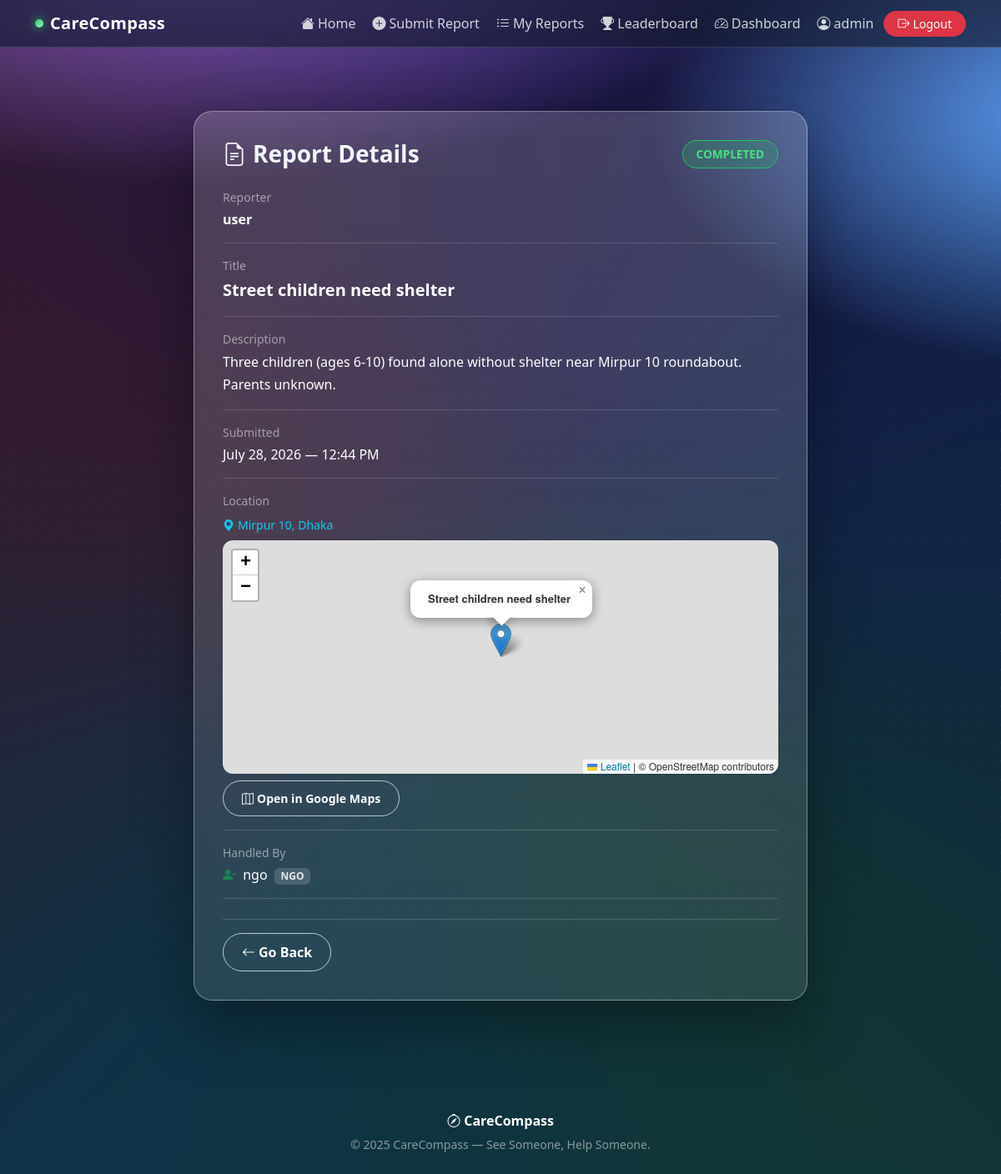
Page /report/3/ (signed in) on the committed database.
### user/models.py (models this page shows, shortened)
class CustomUser(AbstractUser):
    ROLE_CHOICES = [
        ('user', 'User'),
        ('volunteer', 'Volunteer'),
        ('ngo', 'NGO'),
    ]
    role = models.CharField(max_length=20, choices=ROLE_CHOICES, default='user')
    profile_pic = models.ImageField(upload_to='profiles/', blank=True, null=True)
    phone = models.CharField(max_length=20, blank=True)
    address = models.TextField(blank=True, null=True)
    bio = models.TextField(blank=True)
    organization_name = models.CharField(max_length=200, blank=True, null=True)
    certificate = models.FileField(upload_to='certificates/', blank=True, null=True)
    license_file = models.FileField(upload_to='licenses/', blank=True, null=True)
    skills = models.TextField(blank=True, null=True)

### report/models.py (models this page shows, shortened)
class Report(models.Model):
    REPORT_STATUS = [
        ('pending', 'Pending'),
        ('accepted', 'Accepted'),
        ('rejected', 'Rejected'),
        ('completed', 'Completed'),
    ]
    title = models.CharField(max_length=200)
    description = models.TextField()
    photo = models.ImageField(upload_to='reports/photos/', blank=True, null=True)
    video = models.FileField(upload_to='reports/videos/', blank=True, null=True)
    location = models.CharField(max_length=255, blank=True)
    latitude = models.FloatField(null=True, blank=True)
    longitude = models.FloatField(null=True, blank=True)
    status = models.CharField(max_length=20, choices=REPORT_STATUS, default='pending')
    created_by = models.ForeignKey(
        settings.AUTH_USER_MODEL,
        on_delete=models.CASCADE,
        related_name="reports"
    )
    accepted_by = models.ForeignKey(
        settings.AUTH_USER_MODEL,
        on_delete=models.SET_NULL,
        null=True, blank=True,
        related_name="accepted_reports"
    )
    proof = models.FileField(upload_to="proofs/", null=True, blank=True)
    created_at = models.DateTimeField(auto_now_add=True)

### report/views.py (the view)
# urls.py: path('<int:report_id>/', views.report_detail, name='report_detail'),
@login_required
def report_detail(request, report_id):
    report = get_object_or_404(Report, id=report_id)
    return render(request, 'report_detail.html', {'report': report})

### templates/report_detail.html (shortened to what this page needs)
{% extends "base.html" %}
{% block content %}
<section class="section-spacer">
  <div class="container" style="max-width:760px">
    <div class="auth-card">
      <div class="d-flex justify-content-between align-items-center mb-4 flex-wrap gap-2">
        <h3 class="auth-title mb-0"><i class="bi bi-file-earmark-text me-2"></i>Report Details</h3>
        <span class="status-pill
          {% if report.status == 'pending' %}badge-pending
          {% elif report.status == 'accepted' %}badge-accepted
          {% elif report.status == 'completed' %}badge-completed
          {% else %}badge-rejected{% endif %}" style="font-size:.85rem;padding:.35rem 1rem">
          {{ report.status|upper }}
        </span>
      </div>
      <div class="mb-3 pb-3" style="border-bottom:1px solid rgba(255,255,255,.15)">
        <div class="text-white-50 small mb-1">Reporter</div>
        <div class="text-white fw-semibold">{{ report.created_by.username }}</div>
      </div>
      <div class="mb-3 pb-3" style="border-bottom:1px solid rgba(255,255,255,.15)">
        <div class="text-white-50 small mb-1">Title</div>
        <div class="text-white fw-bold fs-5">{{ report.title }}</div>
      </div>
      <div class="mb-3 pb-3" style="border-bottom:1px solid rgba(255,255,255,.15)">
        <div class="text-white-50 small mb-1">Description</div>
        <div class="text-white" style="line-height:1.7">{{ report.description }}</div>
      </div>
      <div class="mb-3 pb-3" style="border-bottom:1px solid rgba(255,255,255,.15)">
        <div class="text-white-50 small mb-1">Submitted</div>
        <div class="text-white">{{ report.created_at|date:"F d, Y — h:i A" }}</div>
      </div>
      {% if report.latitude and report.longitude %}
      <div class="mb-3 pb-3" style="border-bottom:1px solid rgba(255,255,255,.15)">
        <div class="text-white-50 small mb-2">Location</div>
        {% if report.location %}
          <p class="text-info small mb-2"><i class="bi bi-geo-alt-fill me-1"></i>{{ report.location }}</p>
        {% endif %}
        <div id="detail-map" style="height:280px;border-radius:12px;" class="shadow-sm mb-2"></div>
        <a href="https://www.google.com/maps?q={{ report.latitude }},{{ report.longitude }}"
           target="_blank" class="btn btn-neo-outline btn-sm">
          <i class="bi bi-map me-1"></i>Open in Google Maps
        </a>
      </div>
      {% endif %}
      {% if report.accepted_by %}
      <div class="mb-3 pb-3" style="border-bottom:1px solid rgba(255,255,255,.15)">
        <div class="text-white-50 small mb-1">Handled By</div>
        <div class="text-white">
          <i class="bi bi-person-check-fill me-1 text-success"></i>
          {{ report.accepted_by.username }}
          <span class="badge ms-1" style="background:rgba(255,255,255,.15);color:#e5e7eb">{{ report.accepted_by.role|upper }}</span>
        </div>
      </div>
      {% endif %}
      <div class="mt-4 pt-3" style="border-top:1px solid rgba(255,255,255,.15)">
        <a href="javascript:history.back()" class="btn btn-neo-outline">
          <i class="bi bi-arrow-left me-1"></i>Go Back
        </a>
      </div>
    </div>
  </div>
</section>
{% if report.latitude and report.longitude %}
<link rel="stylesheet" href="https://unpkg.com/leaflet@1.9.4/dist/leaflet.css"/>
{% endif %}
{% endblock %}

### templates/base.html (shortened to what this page needs)
{% load static %}
<!DOCTYPE html>
<html lang="en">
<head>
  <link href="https://cdn.jsdelivr.net/npm/bootstrap@5.3.3/dist/css/bootstrap.min.css" rel="stylesheet">
  <link href="https://cdn.jsdelivr.net/npm/bootstrap-icons@1.11.3/font/bootstrap-icons.css" rel="stylesheet">
  <link href="https://cdnjs.cloudflare.com/ajax/libs/font-awesome/6.5.0/css/all.min.css" rel="stylesheet">
</head>
<body class="bg-veil grid-overlay">
<nav class="navbar navbar-expand-lg cc-navbar sticky-top">
  <div class="container">
    <a class="navbar-brand" href="/"><span class="logo-dot"></span> CareCompass</a>
    <div class="collapse navbar-collapse" id="ccNav">
      <ul class="navbar-nav ms-auto align-items-lg-center gap-1">
        <li class="nav-item"><a class="nav-link" href="{% url 'home' %}"><i class="bi bi-house-fill me-1"></i>Home</a></li>
        {% if user.is_authenticated %}
          {% if user.role == 'user' %}
            <li class="nav-item"><a class="nav-link" href="{% url 'submit_report' %}"><i class="bi bi-plus-circle-fill me-1"></i>Submit Report</a></li>
            <li class="nav-item"><a class="nav-link" href="{% url 'report_list' %}"><i class="bi bi-list-ul me-1"></i>My Reports</a></li>
          {% else %}
            <li class="nav-item"><a class="nav-link" href="{% url 'report_list' %}"><i class="bi bi-list-ul me-1"></i>All Reports</a></li>
          {% endif %}
        {% else %}
          <li class="nav-item"><a class="nav-link" href="{% url 'report_list' %}"><i class="bi bi-list-ul me-1"></i>Reports</a></li>
        {% endif %}
        <li class="nav-item"><a class="nav-link" href="{% url 'leaderboard' %}"><i class="bi bi-trophy-fill me-1"></i>Leaderboard</a></li>
        {% if user.is_authenticated %}
          <li class="nav-item"><a class="nav-link" href="{% url 'dashboard' %}"><i class="bi bi-speedometer2 me-1"></i>Dashboard</a></li>
          <li class="nav-item"><a class="nav-link" href="{% url 'profile' %}"><i class="bi bi-person-circle me-1"></i>{{ user.username }}</a></li>
          <li class="nav-item">
            <form action="{% url 'logout' %}" method="post" style="display:inline;">{% csrf_token %}
              <button type="submit" class="btn btn-sm btn-danger rounded-pill px-3"><i class="bi bi-box-arrow-right me-1"></i>Logout</button>
            </form>
          </li>
        {% else %}
          <li class="nav-item"><a class="nav-link" href="{% url 'login' %}"><i class="bi bi-box-arrow-in-right me-1"></i>Login</a></li>
          <li class="nav-item"><a class="nav-link" href="{% url 'register' %}"><i class="bi bi-person-plus-fill me-1"></i>Register</a></li>
        {% endif %}
      </ul>
    </div>
  </div>
</nav>
<main>
  <div class="container pt-3">
  </div>
  {% block content %}{% endblock %}
</main>
<footer class="mt-5">
  <div class="container py-4 text-center text-white-50">
    <div class="fw-bold text-white mb-1"><i class="bi bi-compass"></i> CareCompass</div>
    <small>© 2025 CareCompass — See Someone, Help Someone.</small>
  </div>
</footer>
</body>
</html>

### templates/base.html (style rules this page uses)
:root { --cc-primary: #6d28d9; --cc-secondary: #2563eb; --cc-accent: #22c55e; --cc-dark: #0b1220; --glass-bg: rgba(255,255,255,.14); --glass-brd: rgba(255,255,255,.35); }
* { box-sizing: border-box; }
body { font-family: ui-sans-serif, system-ui, -apple-system, Segoe UI, Roboto, Inter, "Helvetica Neue", Arial; color: #0f172a; background: radial-gradient(1200px 600px at 20% -10%, #9d7cf4 0%, transparent 60%), radial-gradient(900px 500px at 110% 10%, #64b5ff 0%, transparent 60%), linear-gradient(180deg, #0b1120 0%, #0f172a 100%); min-height: 100vh; overflow-x: hidden; }
.bg-veil::before { content: ""; position: fixed; inset: -20vmax; background: conic-gradient(from 0deg, #6d28d9, #2563eb, #22c55e, #06b6d4, #f43f5e, #6d28d9); filter: blur(120px) opacity(.18); animation: spin 18s linear infinite; z-index: -2; }
.grid-overlay::after { content: ""; position: fixed; inset: 0; pointer-events: none; background-image: radial-gradient(rgba(255,255,255,.08) 1px, transparent 1px); background-size: 22px 22px; mask-image: linear-gradient(180deg, transparent, rgba(0,0,0,.65), transparent); z-index: -1; }
.cc-navbar { background: linear-gradient(90deg, rgba(13,23,43,.6), rgba(22,28,48,.6)); backdrop-filter: blur(10px); border-bottom: 1px solid rgba(255,255,255,.12); }
.navbar-brand { color: #fff !important; font-weight: 800; letter-spacing: .3px; display: flex; align-items: center; gap: .5rem; }
.navbar-brand .logo-dot { width: 10px; height: 10px; border-radius: 50%; background: linear-gradient(135deg, var(--cc-accent), #a7f3d0); box-shadow: 0 0 12px #22c55e; }
.nav-link { color: #e5e7eb !important; opacity: .9; }
.section-spacer { padding: 60px 0; }
.btn-neo-outline { border-radius: 999px; padding: 10px 22px; font-weight: 700; border: 1px solid rgba(255,255,255,.7); color: #fff; background: transparent; }
.auth-card { padding: 34px; border-radius: 22px; background: linear-gradient(180deg, rgba(255,255,255,.18), rgba(255,255,255,.10)); border: 1px solid rgba(255,255,255,.35); box-shadow: 0 30px 70px rgba(0,0,0,.35); color: #e5e7eb; }
.auth-title { color: #f1f5f9; font-weight: 900; }
.badge-completed { background: rgba(34,197,94,.2); color: #4ade80; border: 1px solid #22c55e; }
.status-pill { display: inline-block; padding: .2rem .7rem; border-radius: 20px; font-size: .72rem; font-weight: 700; text-transform: uppercase; }

### rows in the picture
CustomUser: username "admin"
Report: status "COMPLETED", created_by.username "user", title "Street children need shelter", description "Three children (ages 6-10) found alone without shelter near Mirpur 10 roundabout. Parents unknown.", created_at "July 28, 2026 — 12:44 PM", location "Mirpur 10, Dhaka", accepted_by.username "ngo", accepted_by.role "NGO"
